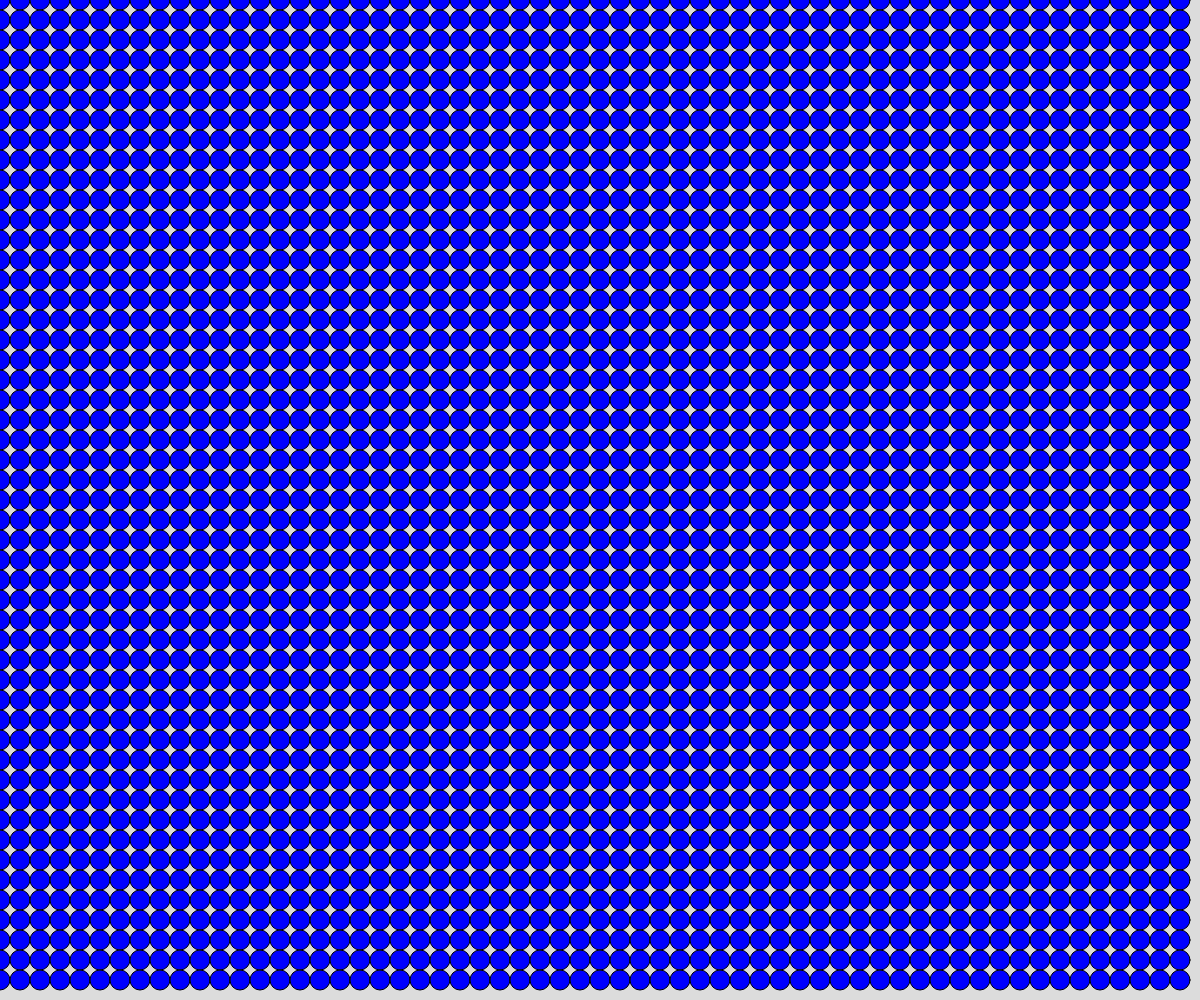
Frame 1 (no input)
Frame 60 (no input): identical to frame 1, image omitted
Frame 120 (the mouse pressed at the canvas centre since frame 60): identical to frame 1, image omitted

The p5.js sketch that drew this single still picture (run headless with seeded random() and noise() and a simulated clock; from frame 60 on, the mouse is pressed at the canvas centre):

// p5.js sketch
// ── sketch.js
// Drawing with nested loops
// Ethan Meachem
// 3/7/2025

let gridSpacing = 20;

function setup() {
  createCanvas(windowWidth, windowHeight);
}

function draw() {
  background(220);
  renderGrid();
}

function renderGrid(){
  //use nested loop to draw abjects in a grid arrangement
  for(let x = 0; x<width; x+=gridSpacing){
    for(let y = 0; y<height; y += gridSpacing){
      
      
      let d = roundDist(x,mouseX, y, mouseY)
      
      textAlign(CENTER,CENTER)
      text(d, x,y)
      if(d<200){
        fill("blue")
      }
      else{
        fill("red")
      }
      circle(x,y,gridSpacing);
    }
  }
}

function roundDist(x1,x2,y1,y2){
  let a = abs(x1-x2);
  let b = abs(y1-y2);
  let c = sqrt(a^2+b^2);
  return round(c);
}
